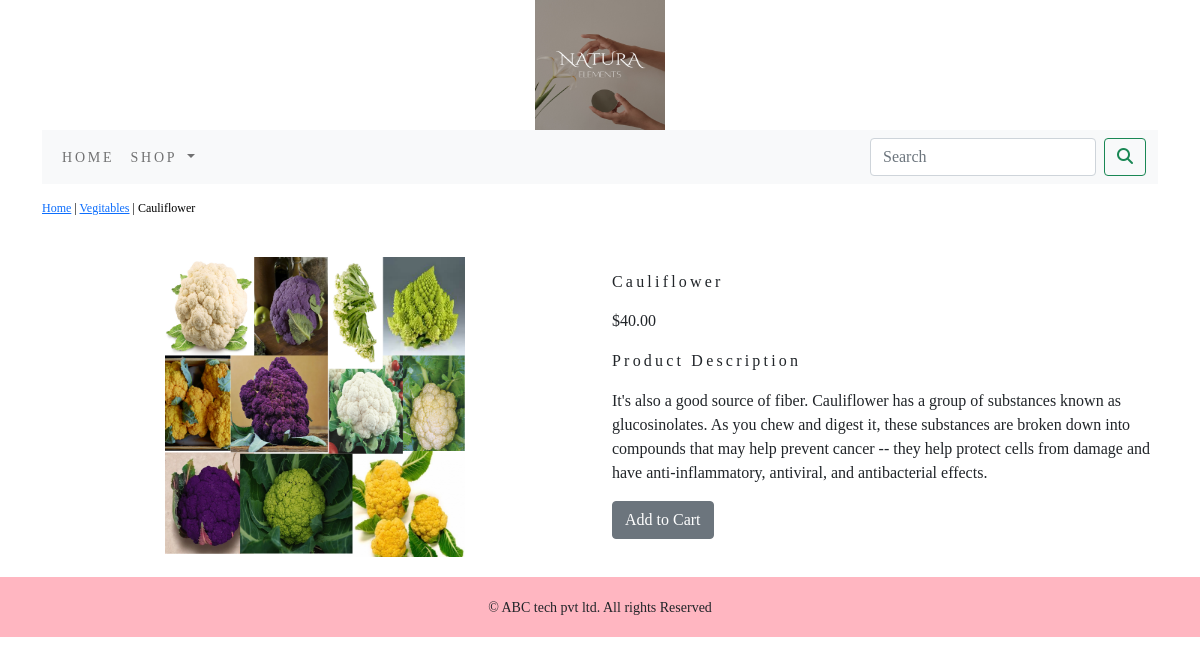
/SHOP/vegitables/cauliflower/, run on the app's committed database.
### SHOP/models.py (models this page shows, shortened)
class Product(models.Model):
    name = models.CharField(max_length=250, unique=True)
    slug = models.SlugField(max_length=250, unique=True)
    description = models.TextField(blank=True)
    price = models.DecimalField(max_digits=10, decimal_places=2)
    category = models.ForeignKey(Category, on_delete=models.CASCADE)
    image = models.ImageField(upload_to='product', blank=True)
    stock = models.IntegerField()
    available = models.BooleanField(default=True)
    created = models.DateTimeField(auto_now_add=True)
    updated = models.DateTimeField(auto_now=True)
    class Meta:
        ordering=('name',)
        verbose_name='product'
        verbose_name_plural='products'

class Category(models.Model):
    name = models.CharField(max_length=250, unique=True)
    slug = models.SlugField(max_length=250, unique=True)
    description = models.TextField(blank=True)
    image = models.ImageField(upload_to='category', blank=True)
    class Meta:
        ordering = ('name',)
        verbose_name = 'category'
        verbose_name_plural = 'categories'
    def get_url(self):
        return reverse('SHOP:product_by_category', args=[self.slug])
    def __str__(self):
        return '{}'.format(self.name)

### SHOP/views.py (the view)
# urls.py: path('<slug:c_slug>/<slug:products_slug>/',views.proDetail,name='prodCatdetail')
def proDetail(request,c_slug,products_slug):
    try:
        product=Product.objects.get(category__slug=c_slug,slug=products_slug)
    except Exception as e:
        raise e
    return render(request,"product.html",{'product':product})

### SHOP/context_processors.py (called while the page is built)
def menu_links(request):
    links=Category.objects.all()
    return dict(links=links)

### cart/context_processors.py (called while the page is built)
def counter(request):
    item_count=0
    if 'admin' in request.path:
        return {}
    else:
        try:
            cart=Cart.objects.filter(cart_id=_cart_id(request))
            cart_items=CartItem.objects.all().filter(cart=cart[:1])
            for cart_item in cart_items:
                item_count += cart_item.quantity
        except Cart.DoesnotExist:
            item_count =0
        return dict(item_count=item_count)

### cart/views.py (called while the page is built)
def _cart_id(request):
    cart=request.session.session_key
    if not cart:
        cart=request.session.create()
    return cart

### template/product.html (shortened to what this page needs)
{% extends 'base.html' %}
{% load static %}
{% block content %}
<div class="row my_prod_row_class">
     <div class="max_auto">
         <p> <a href="{% url 'SHOP:allProdCat' %}">Home</a> | <a href ="{{products_by_category.get_url}}">{{product.category}}</a> | {{product.name}}</p>
     </div>
<div class="container">
<br>
<div class="row">
    <div class="col-12 col-sm-12 col-md-12 col-lg-6 text-center">
        <div style="min-width:18rem">
            <img src="{{product.image.url}}" style="width:300px;height:300px;" alt="{{product.name}}">
        </div>
    </div>
      <div class="col-12 col-sm-12 col-md-12 col-lg-6">
         <div>
                  <h1 class="my_prod_title">{{product.name}}</h1>
                  <p>${{product.price}}</p>
                  <p class="my_title">Product Description</p>
                  <p class="text-justify my_prod_text">{{product.description}}</p>
          {% if product.stock <= 0 %}
          <p class="text-justify my_prod_text"><b>Out of Stock</b></p>
          {% else %}
          <a class="btn btn-secondary" href="{% url 'cart:add_cart' product.id %}">Add to Cart</a>
          {% endif %}
       </div>
      </div>
    </div>
</div>
</div>
{% endblock %}

### static/css/custom.css (style rules this page uses)
body { font-family: 'Merriweather', serif; font-family: 'Playfair Display', serif; }
.my_title { font-size:16px; text_transform:uppercase; letter-spacing:.2em; }
.my_prod_row_class { padding-top:15px; padding-bottom:20px; }
.my_prod_row_class .max_auto { color:#000; font-size:12px; text-decoration:none; }
.my_prod_title { font-size:16px; text_transform:uppercase; letter-spacing:.2em; padding-top:15px; padding-bottom:10px; }

### data on the page
Product: category "Vegitables", name "Cauliflower", image (picture), price "40.00", description "It's also a good source of fiber. Cauliflower has a group of substances known as glucosinolates. As you chew and digest it, these substances are broken down into compounds that may help prevent cancer -- they help protect cells from damage and have anti-inflammatory, antiviral, and antibacterial effects."
